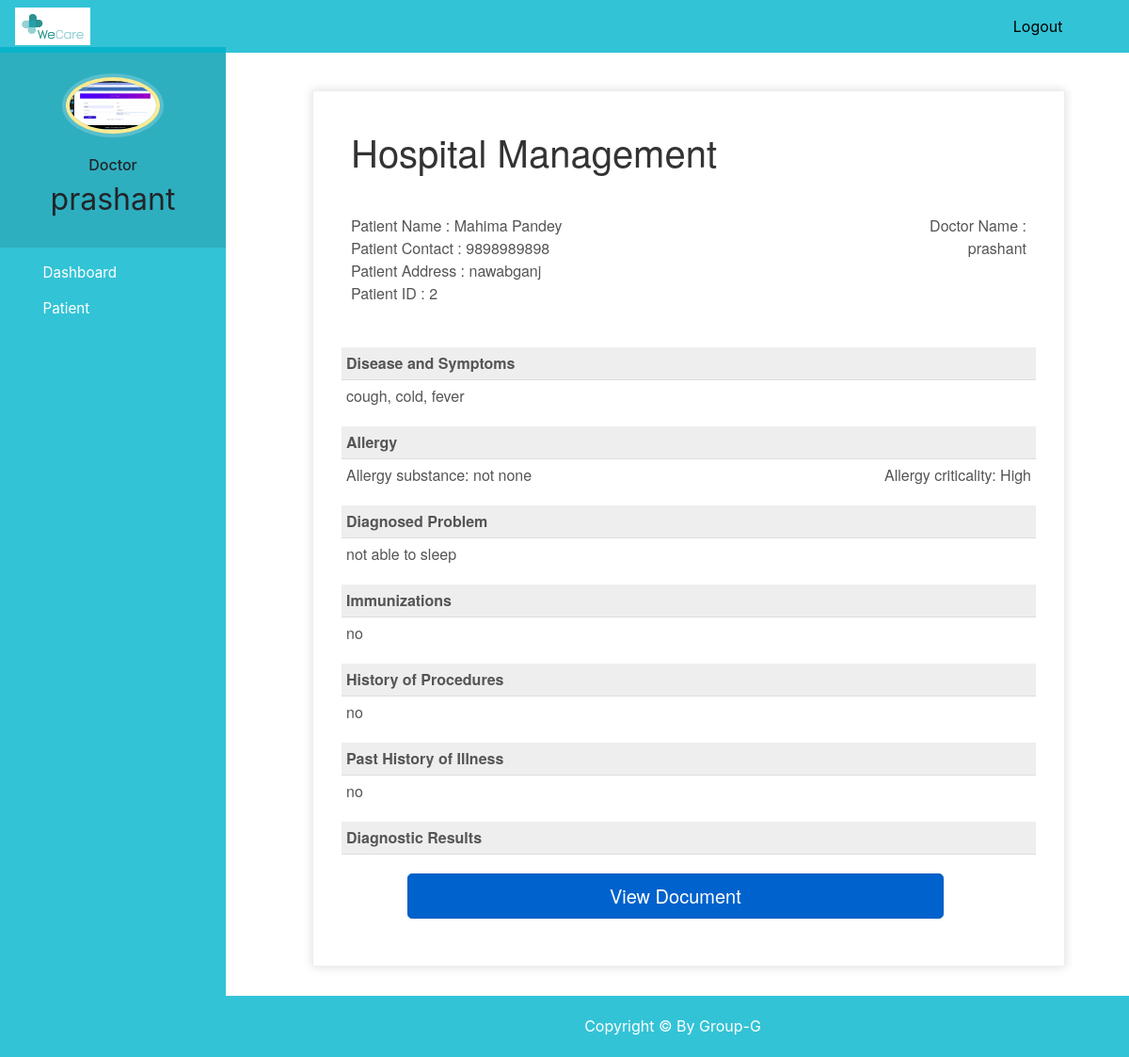
Page /patient-summary/2 (signed in) on the committed database.
### hospital/models.py (models this page shows, shortened)
class Doctor(models.Model):
    user = models.OneToOneField(User, on_delete=models.CASCADE)
    profile_pic = models.ImageField(
        upload_to='profile_pic/DoctorProfilePic/', null=True, blank=True)
    address = models.CharField(max_length=40)
    mobile = models.CharField(max_length=20, null=True)
    department = models.CharField(
        max_length=50, choices=departments, default='Cardiologist')

class Patient(models.Model):
    user = models.OneToOneField(User, on_delete=models.CASCADE)
    profile_pic = models.ImageField(
        upload_to='profile_pic/PatientProfilePic/', null=True, blank=True)
    address = models.CharField(max_length=40)
    mobile = models.CharField(max_length=20, null=False)
    symptoms = models.CharField(max_length=100, null=False)
    assignedDoctorId = models.PositiveIntegerField(null=True)
    allergy_substance = models.CharField(max_length=100)
    allergy_criticality = models.CharField(
        max_length=20, choices=criticality, default='low')
    problems_list = models.CharField(max_length=100, null=False)
    immunization = models.CharField(max_length=100, null=False)
    history_procedure = models.CharField(max_length=100, null=False)
    diagnostic_results = models.FileField(
        upload_to='patient_document/', null=True, blank=True)
    past_history_of_illness = models.CharField(max_length=100, null=False)
    @property
    def get_name(self):
        return self.user.first_name+" "+self.user.last_name

### hospital/views.py (the view)
# urls.py: path('patient-summary/<int:pk>', views.summary_patient_view,name='patient-summary'),
@login_required(login_url='doctorlogin')
@user_passes_test(is_doctor)
def summary_patient_view(request, pk):
    patient = models.Patient.objects.get(id=pk)
    assignedDoctor = models.User.objects.all().filter(id=patient.assignedDoctorId)
    patientDict = {
        'doctor': models.Doctor.objects.get(user_id=request.user.id),
        'patientId': pk,
        'name': patient.get_name,
        'mobile': patient.mobile,
        'address': patient.address,
        'symptoms': patient.symptoms,
        'todayDate': date.today(),
        'assignedDoctorName': assignedDoctor[0].first_name,
        'allergy_substance': patient.allergy_substance,
        'allergy_criticality': patient.allergy_criticality,
        'problems_list': patient.problems_list,
        'immunization': patient.immunization,
        'history_procedure': patient.history_procedure,
        'past_history_of_illness': patient.past_history_of_illness,
        'diagnostic_results': patient.diagnostic_results
    }
    return render(request, 'hospital/patient_summary.html', context=patientDict)

### hospital/views.py (called while the page is built)
def is_doctor(user):
    return user.groups.filter(name='DOCTOR').exists()

### templates/hospital/patient_summary.html (shortened to what this page needs)
{% extends 'hospital/doctor_base.html' %}
{% load static %}
{% block content %}
<head>
</head>
<br><br>
<div class="invoice-box">
  <table cellpadding="0" cellspacing="0">
    <tr class="top">
      <td colspan="2">
        <table>
          <tr>
            <td class="title">
              <h1>Hospital Management</h1>
            </td>
            <td>
            </td>
          </tr>
        </table>
      </td>
    </tr>
    <tr class="information">
      <td colspan="2">
        <table>
          <tr>
            <td>
              Patient Name : {{name}}<br>
              Patient Contact : {{mobile}}<br>
              Patient Address : {{address}}<br>
              Patient ID : {{patientId}}<br>
            </td>
            <td>
              Doctor Name :<br>
              {{assignedDoctorName}}<br>
            </td>
          </tr>
        </table>
      </td>
    </tr>
    <tr class="heading">
      <td>
        Disease and Symptoms
      </td>
      <td>
      </td>
    </tr>
    <tr class="details">
      <td>
        {{symptoms}}
      </td>
    </tr>
    <tr class="heading">
      <td>
        Allergy
      </td>
      <td>
      </td>
    </tr>
    <tr class="details">
      <td>
        Allergy substance: {{allergy_substance}}
      </td>
      <td>
        Allergy criticality: {{allergy_criticality}}
      </td>
    </tr>
    <tr class="heading">
      <td>
        Diagnosed Problem
      </td>
      <td>
      </td>
    </tr>
    <tr class="details">
      <td>
        {{problems_list}}
      </td>
    </tr>
    <tr class="heading">
      <td>
        Immunizations
      </td>
      <td>
      </td>
    </tr>
    <tr class="details">
      <td>
        {{immunization}}
      </td>
    </tr>
    <tr class="heading">
      <td>
        History of Procedures
      </td>
      <td>
      </td>
    </tr>
    <tr class="details">
      <td>
        {{history_procedure}}
      </td>
    </tr>
    <tr class="heading">
      <td>
        Past History of Illness
      </td>
      <td>
      </td>
    </tr>
    <tr class="details">
      <td>
        {{past_history_of_illness}}
      </td>
    </tr>
    <tr class="heading">
      <td>
        Diagnostic Results
      </td>
      <td>
      </td>
    </tr>
    <tr class="details">
      <td>
        <div class="row justify-content-center">
          <a href="/static/{{diagnostic_results}}" target="_blank" class="btn btn-primary btn-lg active btn-block">View Document</a>
        </div>
      </td>
    </tr>
  </table>
</div>
<br><br>
<br> <br>
{% endblock content %}

### templates/hospital/doctor_base.html (shortened to what this page needs)
<!DOCTYPE html>
{% load static %}
<html lang="en">
<head>
  <link rel="stylesheet" href="https://stackpath.bootstrapcdn.com/bootstrap/4.3.1/css/bootstrap.min.css">
  <link rel="stylesheet" href="https://maxcdn.bootstrapcdn.com/font-awesome/4.7.0/css/font-awesome.min.css">
</head>
<body>
  <nav class="menu" tabindex="0">
    <header class="avatar">
      <img src="{% static doctor.profile_pic.url %}" alt="Profile Pic" />
      <br><br>
      <h6>Doctor</h6>
      <h2>{{request.user.first_name}}</h2>
    </header>
    <ul>
      <li tabindex="0" class="icon-dashboard"> <a style="color:white; text-decoration:none;" href="/doctor-dashboard"><span>Dashboard</span></a> </li>
      <li tabindex="0" class="icon-users"> <a style="color:white; text-decoration:none;" href="/doctor-patient-search"><span>Patient</span></a></li>
    </ul>
  </nav>
  <main>
    <div class="bs-example">
      <nav class="navbar navbar-expand-md  navbar-dark fixed-top" style="background:rgba(0, 181, 204,0.8);">
        <a class="navbar-brand" href="/" ><img src="{% static "images/logo.png" %}" width="80" height="40" style="position: absolute; top: 8px; bottom: 5px;" alt=""></a>
        <div class="collapse navbar-collapse justify-content-between" id="navbarCollapse">
          <div class="navbar-nav" style=" margin-left: 90%;">
            <a href="/logout" style="color:black" class="nav-item nav-link">Logout</a>
          </div>
        </div>
      </nav>
    </div>
    <br><br>
    {% block content %}
    {% endblock content %}
    <div class="footer">
      <p>
        Copyright &copy; By Group-G </p>
    </div>
  </main>
</body>
</html>

### templates/hospital/doctor_base.html (style rules this page uses)
.navbar-brand { color: #000; }
a:link { text-decoration: none; }
a { color: white; }
.footer { position: fixed; padding: 20px 250px 0px 0px; left: 240px; bottom: 0; width: 100%; background-color: rgba(0, 181, 204,0.8); color: white; text-align: center; height: 65px; }
body { padding-left: 240px; position: fixed; }
main { position: relative; width: 82vw; height: 100vh; overflow-y: scroll; }
.menu { background: rgba(0, 181, 204,0.8); height: 100vh; width: 240px; position: fixed; top: 0px; left: 0; z-index: 5; outline: none; }
.menu .avatar { background: rgba(0, 0, 0, 0.1); padding: 2em 0.5em; text-align: center; }
.menu .avatar img { width: 100px; border-radius: 50%; overflow: hidden; border: 4px solid #ffea92; box-shadow: 0 0 0 4px rgba(255, 255, 255, 0.2); }
.menu .avatar h2 { font-weight: normal; margin-bottom: 0; }
.menu ul { list-style: none; padding: 0.5em 0; margin: 0; }
.menu ul li { padding: 0.5em 1em 0.5em 3em; font-size: 0.95em; font-weight: regular; background-repeat: no-repeat; background-position: left 15px center; background-size: auto 20px; transition: all 0.15s linear; cursor: pointer; }
.menu ul li.icon-dashboard { background-image: url("http://www.entypo.com/images//gauge.svg"); }
.menu ul li.icon-users { background-image: url("http://www.entypo.com/images//users.svg"); }

### templates/hospital/patient_summary.html (style rules this page uses)
.invoice-box { max-width: 800px; margin: auto; padding: 30px; border: 1px solid #eee; box-shadow: 0 0 10px rgba(0, 0, 0, .15); font-size: 16px; line-height: 24px; font-family: 'Helvetica Neue', 'Helvetica', Helvetica, Arial, sans-serif; color: #555; }
.invoice-box table { width: 100%; line-height: inherit; text-align: left; }
.invoice-box table td { padding: 5px; vertical-align: top; }
.invoice-box table tr td:nth-child(2) { text-align: right; }
.invoice-box table tr.top table td { padding-bottom: 20px; }
.invoice-box table tr.top table td.title { font-size: 45px; line-height: 45px; color: #333; }
.invoice-box table tr.information table td { padding-bottom: 40px; }
.invoice-box table tr.heading td { background: #eee; border-bottom: 1px solid #ddd; font-weight: bold; }
.invoice-box table tr.details td { padding-bottom: 20px; }
.menu { top: 50px; }
.row { display: -ms-flexbox; display: flex; -ms-flex-wrap: wrap; flex-wrap: wrap; margin-top: 15px; margin-right: -235px; margin-left: 65px; }

### rows in the picture
Doctor: profile_pic (picture)
Patient: mobile "9898989898", address "nawabganj", symptoms "cough, cold, fever", allergy_substance "not none", allergy_criticality "High", problems_list "not able to sleep", immunization "no", history_procedure "no", past_history_of_illness "no"

### other values in the picture
{{ request.user.first_name }} "prashant"
{{ name }} "Mahima Pandey"
{{ patientId }} "2"
{{ assignedDoctorName }} "prashant"
